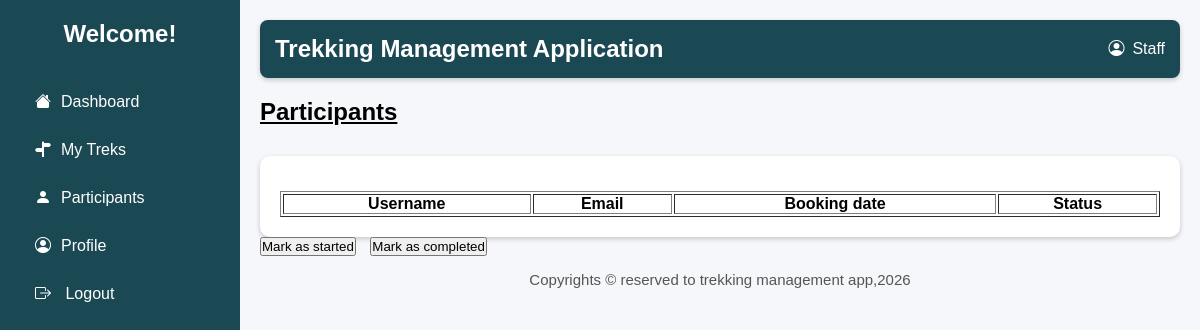
Page /participants on the earlier database version.
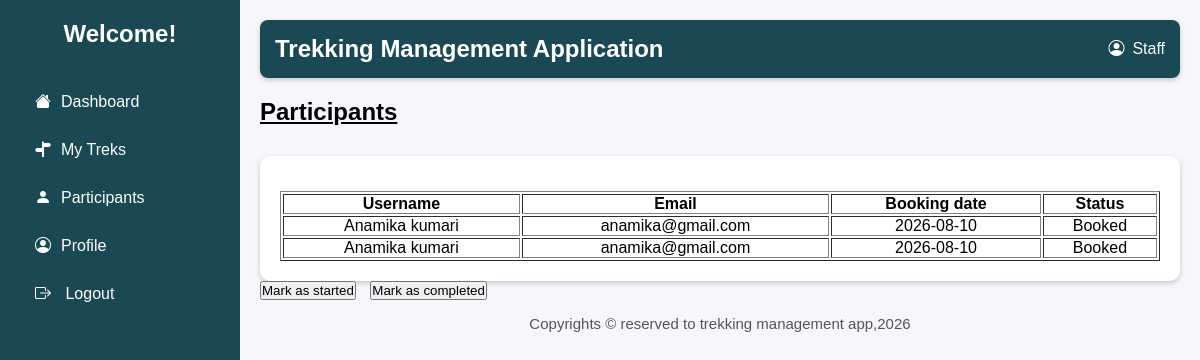
Same page on the later database version.
### models.py (models this page shows)
class BookingDetails(db.Model):
    __tablename__='booking_details'
    booking_id=db.Column(db.Integer,primary_key=True,autoincrement=True)
    user_id=db.Column(db.Integer,db.ForeignKey('user_details.user_id'))
    trek_id=db.Column(db.Integer,db.ForeignKey('trek_details.trek_id'))
    booking_date=db.Column(db.Date,nullable=False)

class UserDetails(db.Model):
    __tablename__="user_details"
    trekker_id=db.Column(db.Integer,primary_key=True,autoincrement=True)
    user_id=db.Column(db.Integer,db.ForeignKey('user_credentials.user_id'))
    full_name=db.Column(db.String(100),nullable=False)
    email_id=db.Column(db.String(50),unique=True,nullable=False)
    password=db.Column(db.String(50),nullable=False)
    phone_num=db.Column(db.String(20),unique=True,nullable=False)
    address=db.Column(db.String(100),nullable=False)
    blacklist_status=db.Column(db.Boolean,default=False)

### app.py (the view)
@app.route("/participants")
def staff_participants():
    participants_list = db.session.query(
        BookingDetails.booking_id,
        BookingDetails.booking_date,
        UserDetails.full_name,
        UserDetails.email_id
    ).join(UserDetails, BookingDetails.user_id == UserDetails.user_id).all()
    return render_template("staff_view_participants.html",participants=participants_list)

### templates/staff_view_participants.html (shortened to what this page needs)
<!DOCTYPE html>
<html lang="en">
<head>
    <link rel="stylesheet" href="../static/main.css">
    <link rel="stylesheet" href="https://cdn.jsdelivr.net/npm/bootstrap-icons@1.11.3/font/bootstrap-icons.min.css">
</head>
<body>
    <div class="container">
        <div class="sidebar">
            <h2>Welcome!</h2>
            <ul>
                <li><a href="{{url_for('staff_dash')}}"><i class="bi bi-house-fill"></i>Dashboard</a></li>
                <li><a href="{{url_for('staff_modify_trek')}}"><i class="bi bi-signpost-split-fill"></i>My Treks</a></li>
                <li><a href="{{url_for('staff_participants')}}"><i class="bi bi-person-fill"></i>Participants</a></li>
                <li><a href="{{url_for('staff_profile')}}"><i class="bi bi-person-circle"></i>Profile</a></li>
                <li><a href="{{url_for('signin')}}"><i class="bi bi-box-arrow-right"></i> Logout</a></li>
            </ul>
        </div>
        <div class="main">
            <header>
                <h2>Trekking Management Application</h2>
                <div class="admin">
                    <i class="bi bi-person-circle"></i>
                    <span>Staff</span>
                </div>
            </header>
            <h2 class="title"><u>Participants</u></h2>
             <div class="table-box">
                <table border="1">
                    <tr>
                        <th>Username</th>
                        <th>Email</th>
                        <th>Booking date</th>
                        <th>Status</th>
                    </tr>
                    {% for participant in participants %}
                    <tr>
                        <td>{{participant.full_name}}</td>
                        <td>{{participant.email_id}}</td>
                        <td>{{participant.booking_date}}</td>
                        <td>Booked</td>
                    </tr>
                    {% endfor %}
                </table>
            </div>
            <button class="btn-add-trek" type="submit">Mark as started</button>
            <button class="btn-add-trek" type="submit">Mark as completed</button>
            <footer>
                Copyrights &copy; reserved to trekking management app,2026
            </footer>
        </div>
    </div>
</body>
</html>

Differences in the rows shown:
added BookingDetails: full_name "Anamika kumari", email_id "anamika@gmail.com", booking_date "2026-08-10"
added BookingDetails: full_name "Anamika kumari", email_id "anamika@gmail.com", booking_date "2026-08-10"
